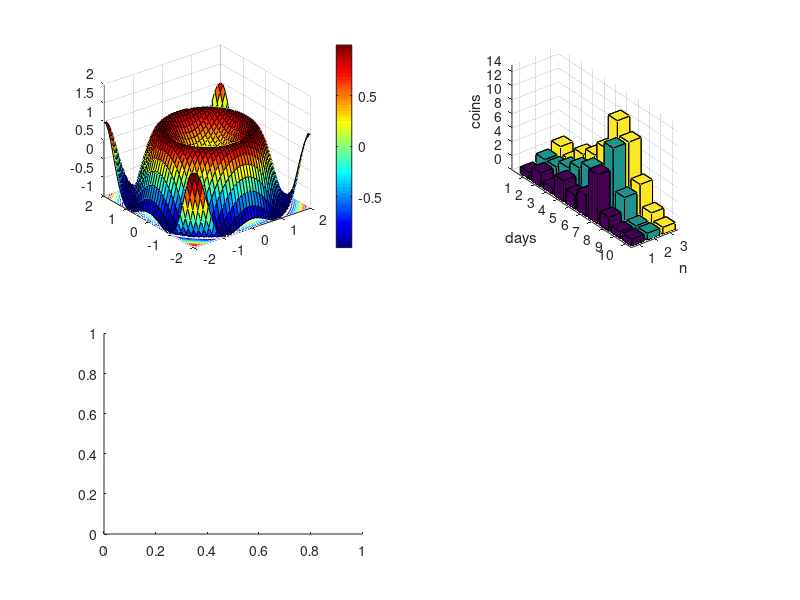

The MATLAB script that drew this image: (Note: this script raises an error after producing the figure.)

clc; clear all;
%
A1 = subplot (2 , 2 ,1);
[X , Y] = meshgrid( -2 : 0.1 :2 );
Z = sin (X.^2 + Y.^2);
surfc(X , Y , Z);
zlim([-1 2]);
colorbar;
colormap (A1 ,jet);

%
A2 = subplot (2 , 2 , 2);
X = [1,2,3;2,2,2;1,3,4;3,4,5;2,5,7;...
     3,0,12;7,10,10;2,4,5;1,1,2;1,1,1];
bar3(X,'detached');
xlabel('n');
ylabel('days');
ylim([0 10.5]);
zlabel('coins');
zlim([0 15]);
colormap (A2 ,'default');
%
A3 = subplot(2,2,3);
mu=[0 0] ; 
sigma=[0.7 0.4;0.4 0.7]; 
R=mvnrnd(mu,sigma,1000) ; 
 
histogram2(R(:,1),R(:,2),'NumBins',[15 15],'FaceColor','flat') ; 
set(gca,'ZTick',[0 10 20 30]) ; 
set(gca,'XTick',[-2 0 2]) ; 
set(gca,'YTick',[-2 0 2]) ; 
colorbar ;
colormap(A3,'default');  


%
subplot(2,2,4)
dt = 0.005;
t = 0 : dt : 1-dt;
alpha = 0.35;
X = exp(-alpha * t).*cos(4 * pi .* t);
Y = exp(-alpha * t).*sin(4 * pi .* t);
Z = 6 .* t;
plot3( X, Y ,Z , 'magenta*');
hold on;
stem3(X, Y ,Z , 'magenta*');
zlim([0 6]);
grid on;